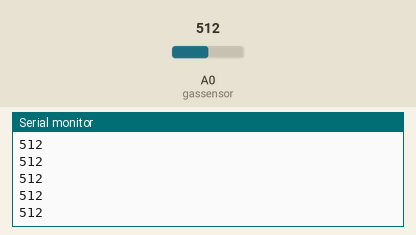
This sketch was run on a simulated ESP8266 (NodeMCU). Parts: the last lines printed to the serial monitor. The inputs (shaded band) are chosen by the test bench; at power-on: A0 (gassensor) = 512.

Above: at 1.2 s.
1.3 s: A0 (gassensor) set to 716
At 1.31 s:
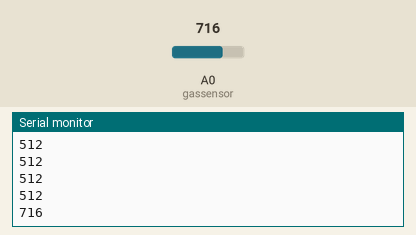
2.8 s: A0 (gassensor) set to 900
At 2.81 s:
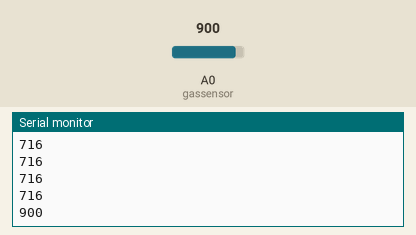
Timing chart, 0 to 5.8 s (numbered marks = the images above; inputs shaded):
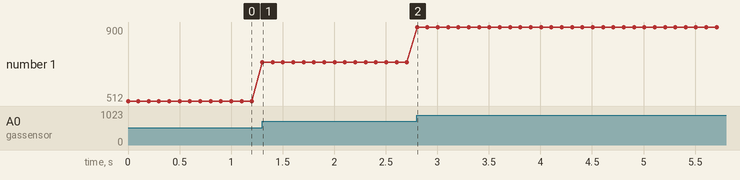

Measured:
- after the input at 1.3 s, the serial monitor: prints a new line at once (image 1)
- after the input at 2.8 s, the serial monitor: prints a new line at once (image 2)
- plotted number 1: 512 → 716 after the input at 1.3 s, 716 → 900 after the input at 2.8 s

The sketch:

PIR_sensor.ino
```cpp
int input = D6;
const int gassensor = A0;
void setup() {
  // put your setup code here, to run once:
//  pinMode(D6,INPUT);
pinMode(A0,INPUT);
}

void loop() {
  // put your main code here, to run repeatedly:
  int val;
  Serial.begin(115200);
//  val = digitalRead(input);
//  Serial.print(val);
  Serial.println(analogRead(gassensor));
  delay(100);
}
```
